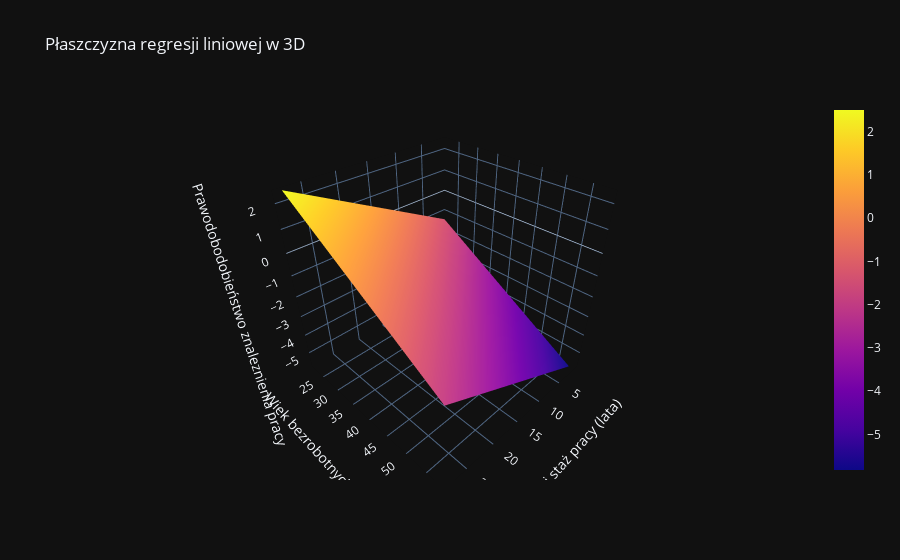

This figure's notebook cell:
### Code cell
# wykres dwoch zmiennych objasniajacych liniowy
# X_treningowe_2_lin = sm.add_constant(X_treningowe)
# wynik_lin = sm.OLS(y_treningowe, X_treningowe_2_lin).fit()
# print(wynik_lin.summary())
#
#
#
# # Tworzenie siatki wartości (staż pracy i wiek)
# staz_pracy = np.linspace(dane['Sredni staz pracy (lata)'].min(), dane['Sredni staz pracy (lata)'].max(), 50)
# wiek = np.linspace(dane['Wiek bezrobotnych(lata)'].min(), dane['Wiek bezrobotnych(lata)'].max(), 50)
# staz_pracy, wiek = np.meshgrid(staz_pracy, wiek)
#
# # Wyciągnięcie współczynników z regresji liniowej
# b0, b1, b2 = wynik_lin.params[0], wynik_lin.params[1], wynik_lin.params[2]

# # Obliczenie wartości funkcji liniowej
# z = b0 + b1 * staz_pracy + b2 * wiek  # Płaszczyzna funkcji liniowej
#
# # 2. Wykres 3D z plotly – funkcja liniowa (płaszczyzna regresji)
# fig = go.Figure(data=[go.Surface(z=z, x=staz_pracy, y=wiek)])
#
# # Ustawienia wykresu
# fig.update_layout(
#     title="Płaszczyzna regresji liniowej w 3D",
#     scene=dict(
#         xaxis_title="Średni staż pracy (lata)",
#         yaxis_title="Wiek bezrobotnych (lata)",
#         zaxis_title="Prawodobodobieństwo znaleznienia pracy",
#         zaxis=dict(range=[z.min(), z.max()])  # Skalowanie Z bazowe na wartościach regresji
#     )
# )
# fig.show()

### Figure 1 — Plotly figure (JSON) as saved in the notebook; plotly's stock layout.template omitted (floating-point values rounded to 4 significant figures; data arrays with more than 128 entries replaced by an {"elided": "..."} marker saying what was removed)
{"data": [{"x": {"elided": "50x50 float values"}, "y": {"elided": "50x50 float values"}, "z": {"elided": "50x50 float values"}, "type": "surface"}], "layout": {"scene": {"zaxis": {"title": {"text": "Prawodobodobieństwo znaleznienia pracy"}, "range": [-5.819, 2.497]}, "xaxis": {"title": {"text": "Średni staż pracy (lata)"}}, "yaxis": {"title": {"text": "Wiek bezrobotnych (lata)"}}}, "title": {"text": "Płaszczyzna regresji liniowej w 3D"}}}
